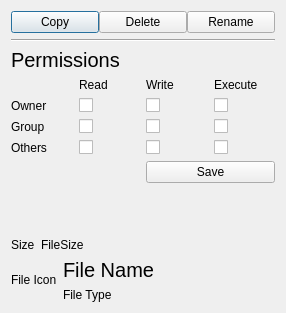
<?xml version="1.0" encoding="UTF-8"?>
<ui version="4.0">
 <class>PropertiesDialog</class>
 <widget class="QDialog" name="PropertiesDialog">
  <property name="geometry">
   <rect>
    <x>0</x>
    <y>0</y>
    <width>286</width>
    <height>313</height>
   </rect>
  </property>
  <property name="sizePolicy">
   <sizepolicy hsizetype="Ignored" vsizetype="Ignored">
    <horstretch>0</horstretch>
    <verstretch>0</verstretch>
   </sizepolicy>
  </property>
  <property name="windowTitle">
   <string>Dialog</string>
  </property>
  <layout class="QVBoxLayout" name="verticalLayout">
   <item>
    <layout class="QHBoxLayout" name="horizontalLayout_2">
     <property name="spacing">
      <number>0</number>
     </property>
     <item>
      <widget class="QPushButton" name="copyButton">
       <property name="sizePolicy">
        <sizepolicy hsizetype="Minimum" vsizetype="Preferred">
         <horstretch>0</horstretch>
         <verstretch>0</verstretch>
        </sizepolicy>
       </property>
       <property name="text">
        <string>Copy</string>
       </property>
       <property name="icon">
        <iconset theme="edit-copy">
         <normaloff>.</normaloff>.</iconset>
       </property>
      </widget>
     </item>
     <item>
      <widget class="QPushButton" name="deleteButton">
       <property name="sizePolicy">
        <sizepolicy hsizetype="Minimum" vsizetype="Preferred">
         <horstretch>0</horstretch>
         <verstretch>0</verstretch>
        </sizepolicy>
       </property>
       <property name="text">
        <string>Delete</string>
       </property>
       <property name="icon">
        <iconset theme="edit-delete">
         <normaloff>.</normaloff>.</iconset>
       </property>
      </widget>
     </item>
     <item>
      <widget class="QPushButton" name="renameButton">
       <property name="sizePolicy">
        <sizepolicy hsizetype="Minimum" vsizetype="Preferred">
         <horstretch>0</horstretch>
         <verstretch>0</verstretch>
        </sizepolicy>
       </property>
       <property name="text">
        <string>Rename</string>
       </property>
       <property name="icon">
        <iconset theme="edit-rename">
         <normaloff>.</normaloff>.</iconset>
       </property>
      </widget>
     </item>
    </layout>
   </item>
   <item>
    <widget class="Line" name="line">
     <property name="orientation">
      <enum>Qt::Horizontal</enum>
     </property>
    </widget>
   </item>
   <item>
    <layout class="QGridLayout" name="gridLayout">
     <item row="1" column="2">
      <widget class="QLabel" name="label_5">
       <property name="text">
        <string>Write</string>
       </property>
      </widget>
     </item>
     <item row="2" column="2">
      <widget class="QCheckBox" name="ownerWrite">
       <property name="text">
        <string/>
       </property>
      </widget>
     </item>
     <item row="3" column="0">
      <widget class="QLabel" name="label_7">
       <property name="text">
        <string>Group</string>
       </property>
      </widget>
     </item>
     <item row="1" column="3">
      <widget class="QLabel" name="label_6">
       <property name="text">
        <string>Execute</string>
       </property>
      </widget>
     </item>
     <item row="0" column="0" colspan="4">
      <widget class="QLabel" name="label">
       <property name="font">
        <font>
         <pointsize>15</pointsize>
        </font>
       </property>
       <property name="text">
        <string>Permissions</string>
       </property>
      </widget>
     </item>
     <item row="2" column="0">
      <widget class="QLabel" name="label_3">
       <property name="text">
        <string>Owner</string>
       </property>
      </widget>
     </item>
     <item row="4" column="0">
      <widget class="QLabel" name="label_8">
       <property name="text">
        <string>Others</string>
       </property>
      </widget>
     </item>
     <item row="2" column="1">
      <widget class="QCheckBox" name="ownerRead">
       <property name="text">
        <string/>
       </property>
      </widget>
     </item>
     <item row="2" column="3">
      <widget class="QCheckBox" name="ownerExe">
       <property name="text">
        <string/>
       </property>
      </widget>
     </item>
     <item row="3" column="2">
      <widget class="QCheckBox" name="groupWrite">
       <property name="text">
        <string/>
       </property>
      </widget>
     </item>
     <item row="3" column="1">
      <widget class="QCheckBox" name="groupRead">
       <property name="text">
        <string/>
       </property>
      </widget>
     </item>
     <item row="4" column="1">
      <widget class="QCheckBox" name="otherRead">
       <property name="text">
        <string/>
       </property>
      </widget>
     </item>
     <item row="3" column="3">
      <widget class="QCheckBox" name="groupExe">
       <property name="text">
        <string/>
       </property>
      </widget>
     </item>
     <item row="4" column="3">
      <widget class="QCheckBox" name="otherExe">
       <property name="text">
        <string/>
       </property>
      </widget>
     </item>
     <item row="4" column="2">
      <widget class="QCheckBox" name="otherWrite">
       <property name="text">
        <string/>
       </property>
      </widget>
     </item>
     <item row="1" column="1">
      <widget class="QLabel" name="label_4">
       <property name="text">
        <string>Read</string>
       </property>
      </widget>
     </item>
     <item row="5" column="2" colspan="2">
      <widget class="QPushButton" name="savePermissionsButton">
       <property name="text">
        <string>Save</string>
       </property>
       <property name="icon">
        <iconset theme="document-save">
         <normaloff>.</normaloff>.</iconset>
       </property>
      </widget>
     </item>
    </layout>
   </item>
   <item>
    <spacer name="verticalSpacer">
     <property name="orientation">
      <enum>Qt::Vertical</enum>
     </property>
     <property name="sizeHint" stdset="0">
      <size>
       <width>20</width>
       <height>40</height>
      </size>
     </property>
    </spacer>
   </item>
   <item>
    <layout class="QGridLayout" name="gridLayout_2">
     <item row="0" column="0">
      <widget class="QLabel" name="label_2">
       <property name="text">
        <string>Size</string>
       </property>
      </widget>
     </item>
     <item row="0" column="1">
      <widget class="QLabel" name="fileSize">
       <property name="sizePolicy">
        <sizepolicy hsizetype="Expanding" vsizetype="Preferred">
         <horstretch>0</horstretch>
         <verstretch>0</verstretch>
        </sizepolicy>
       </property>
       <property name="text">
        <string notr="true">FileSize</string>
       </property>
      </widget>
     </item>
    </layout>
   </item>
   <item>
    <layout class="QHBoxLayout" name="horizontalLayout">
     <item>
      <widget class="QLabel" name="fileIcon">
       <property name="text">
        <string notr="true">File Icon</string>
       </property>
      </widget>
     </item>
     <item>
      <layout class="QVBoxLayout" name="verticalLayout_3">
       <item>
        <widget class="QLabel" name="fileName">
         <property name="sizePolicy">
          <sizepolicy hsizetype="Expanding" vsizetype="Preferred">
           <horstretch>0</horstretch>
           <verstretch>0</verstretch>
          </sizepolicy>
         </property>
         <property name="font">
          <font>
           <pointsize>15</pointsize>
          </font>
         </property>
         <property name="text">
          <string notr="true">File Name</string>
         </property>
        </widget>
       </item>
       <item>
        <widget class="QLabel" name="fileType">
         <property name="text">
          <string notr="true">File Type</string>
         </property>
        </widget>
       </item>
      </layout>
     </item>
    </layout>
   </item>
  </layout>
 </widget>
 <resources/>
 <connections>
  <connection>
   <sender>ownerRead</sender>
   <signal>clicked()</signal>
   <receiver>savePermissionsButton</receiver>
   <slot>show()</slot>
   <hints>
    <hint type="sourcelabel">
     <x>91</x>
     <y>163</y>
    </hint>
    <hint type="destinationlabel">
     <x>219</x>
     <y>241</y>
    </hint>
   </hints>
  </connection>
  <connection>
   <sender>groupRead</sender>
   <signal>clicked()</signal>
   <receiver>savePermissionsButton</receiver>
   <slot>show()</slot>
   <hints>
    <hint type="sourcelabel">
     <x>94</x>
     <y>188</y>
    </hint>
    <hint type="destinationlabel">
     <x>213</x>
     <y>235</y>
    </hint>
   </hints>
  </connection>
  <connection>
   <sender>otherRead</sender>
   <signal>clicked()</signal>
   <receiver>savePermissionsButton</receiver>
   <slot>show()</slot>
   <hints>
    <hint type="sourcelabel">
     <x>90</x>
     <y>210</y>
    </hint>
    <hint type="destinationlabel">
     <x>216</x>
     <y>240</y>
    </hint>
   </hints>
  </connection>
  <connection>
   <sender>ownerWrite</sender>
   <signal>clicked()</signal>
   <receiver>savePermissionsButton</receiver>
   <slot>show()</slot>
   <hints>
    <hint type="sourcelabel">
     <x>165</x>
     <y>164</y>
    </hint>
    <hint type="destinationlabel">
     <x>224</x>
     <y>232</y>
    </hint>
   </hints>
  </connection>
  <connection>
   <sender>groupWrite</sender>
   <signal>clicked()</signal>
   <receiver>savePermissionsButton</receiver>
   <slot>show()</slot>
   <hints>
    <hint type="sourcelabel">
     <x>155</x>
     <y>184</y>
    </hint>
    <hint type="destinationlabel">
     <x>205</x>
     <y>233</y>
    </hint>
   </hints>
  </connection>
  <connection>
   <sender>otherWrite</sender>
   <signal>clicked()</signal>
   <receiver>savePermissionsButton</receiver>
   <slot>show()</slot>
   <hints>
    <hint type="sourcelabel">
     <x>164</x>
     <y>212</y>
    </hint>
    <hint type="destinationlabel">
     <x>213</x>
     <y>236</y>
    </hint>
   </hints>
  </connection>
  <connection>
   <sender>ownerExe</sender>
   <signal>clicked()</signal>
   <receiver>savePermissionsButton</receiver>
   <slot>show()</slot>
   <hints>
    <hint type="sourcelabel">
     <x>217</x>
     <y>165</y>
    </hint>
    <hint type="destinationlabel">
     <x>235</x>
     <y>233</y>
    </hint>
   </hints>
  </connection>
  <connection>
   <sender>groupExe</sender>
   <signal>clicked()</signal>
   <receiver>savePermissionsButton</receiver>
   <slot>show()</slot>
   <hints>
    <hint type="sourcelabel">
     <x>232</x>
     <y>186</y>
    </hint>
    <hint type="destinationlabel">
     <x>250</x>
     <y>235</y>
    </hint>
   </hints>
  </connection>
  <connection>
   <sender>otherExe</sender>
   <signal>clicked()</signal>
   <receiver>savePermissionsButton</receiver>
   <slot>show()</slot>
   <hints>
    <hint type="sourcelabel">
     <x>216</x>
     <y>211</y>
    </hint>
    <hint type="destinationlabel">
     <x>240</x>
     <y>233</y>
    </hint>
   </hints>
  </connection>
 </connections>
</ui>
